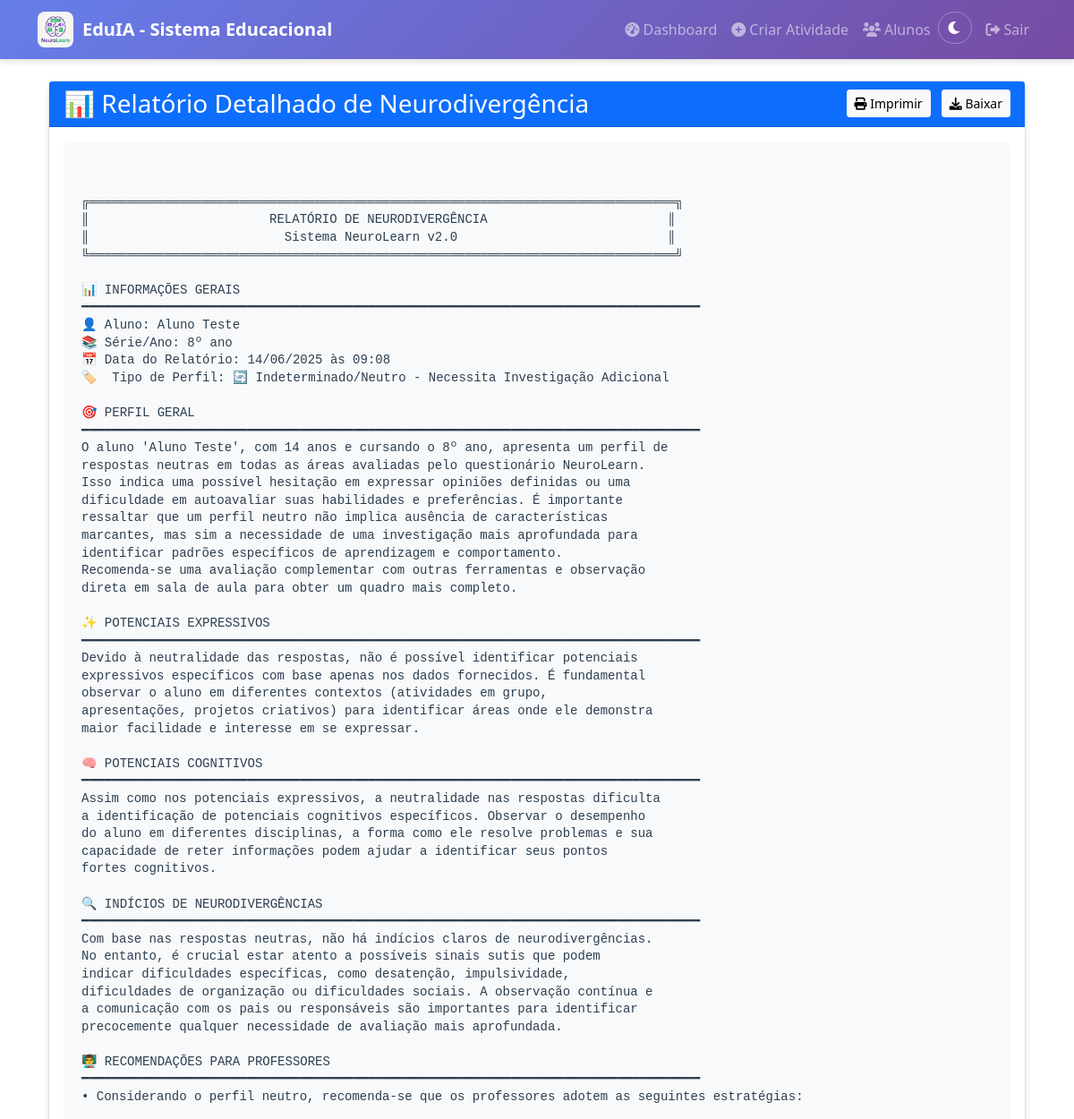
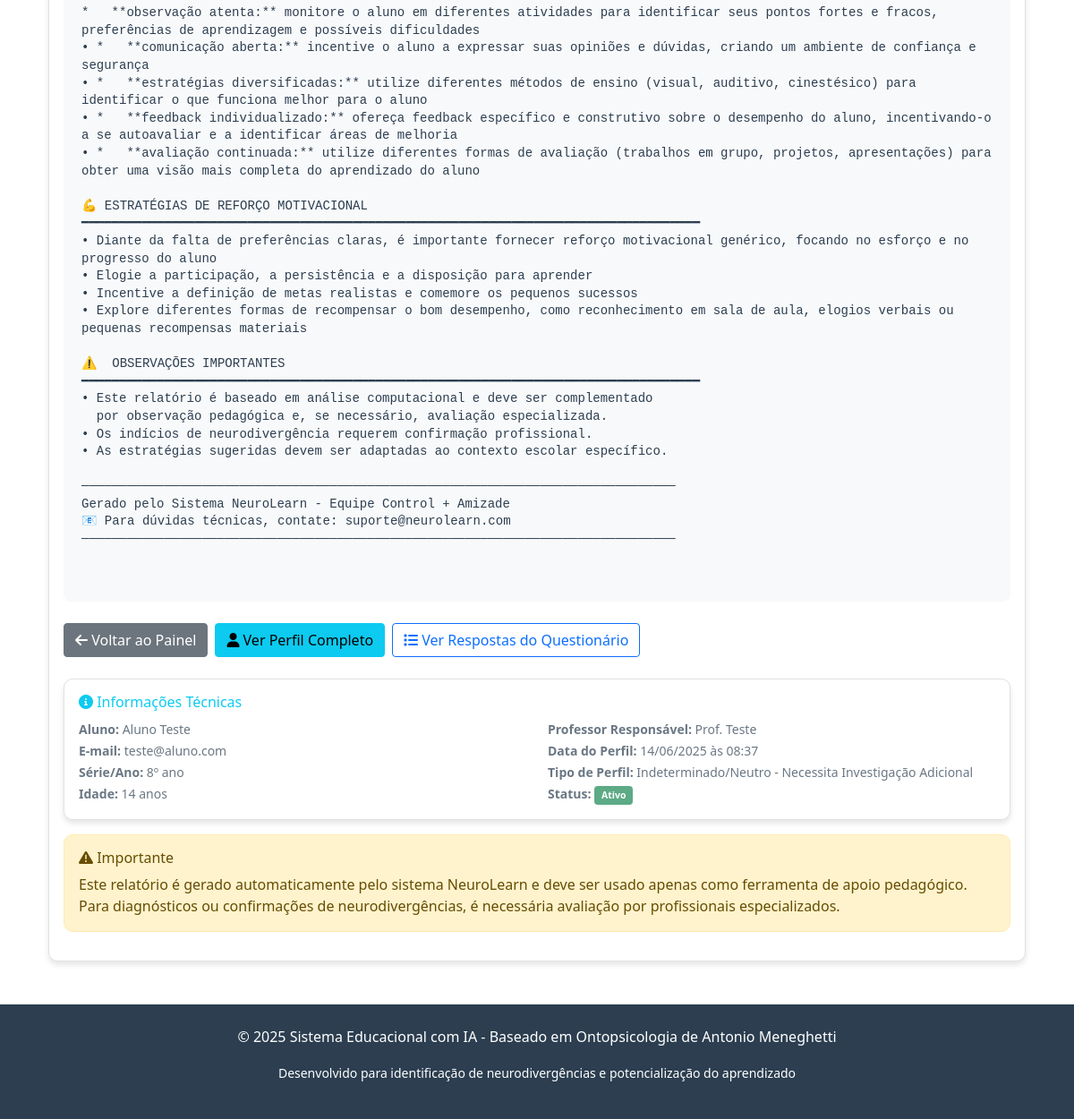
Screenshot of /relatorio-detalhado/3 (signed in) with the database file from the repository (2 pictures, top to bottom).
### app.py (models this page shows)
class Usuario(db.Model):
    id = db.Column(db.Integer, primary_key=True)
    nome = db.Column(db.String(100), nullable=False)
    email = db.Column(db.String(100), unique=True, nullable=False)
    senha_hash = db.Column(db.String(100), nullable=False)
    tipo = db.Column(db.String(20), nullable=False)  # 'professor' ou 'aluno'
    data_criacao = db.Column(db.DateTime, default=datetime.utcnow)

class Aluno(db.Model):
    id = db.Column(db.Integer, primary_key=True)
    usuario_id = db.Column(db.Integer, db.ForeignKey('usuario.id'), nullable=False)
    email_escola = db.Column(db.String(100))  # ID da escola ou email escolar
    serie_ano = db.Column(db.String(20), nullable=False)
    professor_responsavel = db.Column(db.String(100), nullable=False)
    idade = db.Column(db.Integer, nullable=False)
    questionario_completo = db.Column(db.Boolean, default=False)
    perfil_gerado = db.Column(db.Boolean, default=False)
    observacoes = db.Column(db.Text)
    usuario = db.relationship('Usuario', backref=db.backref('aluno_perfil', uselist=False))

class PerfilAprendizagem(db.Model):
    id = db.Column(db.Integer, primary_key=True)
    aluno_id = db.Column(db.Integer, db.ForeignKey('aluno.id'), nullable=False, unique=True)
    perfil_geral = db.Column(db.Text)
    potenciais_expressivos = db.Column(db.Text)
    potenciais_cognitivos = db.Column(db.Text)
    indicios_neurodivergencias = db.Column(db.Text)
    recomendacoes_professores = db.Column(db.Text)
    reforco_motivacional = db.Column(db.Text)
    tipo_perfil = db.Column(db.String(100))  # para filtros do professor
    data_geracao = db.Column(db.DateTime, default=datetime.utcnow)
    aluno = db.relationship('Aluno', backref=db.backref('perfil_aprendizagem', uselist=False))

### app.py (the view)
@app.route('/relatorio-detalhado/<int:aluno_id>')
def relatorio_detalhado(aluno_id):
    if 'usuario_id' not in session or session['tipo'] != 'professor':
        return redirect(url_for('login'))
    aluno = Aluno.query.get_or_404(aluno_id)
    perfil = PerfilAprendizagem.query.filter_by(aluno_id=aluno_id).first()
    if not perfil:
        return jsonify({'erro': 'Perfil não encontrado'}), 404
    perfil_json = {
        'perfil_geral': perfil.perfil_geral,
        'potenciais_expressivos': perfil.potenciais_expressivos,
        'potenciais_cognitivos': perfil.potenciais_cognitivos,
        'indicios_neurodivergencias': perfil.indicios_neurodivergencias,
        'recomendacoes_professores': perfil.recomendacoes_professores,
        'reforco_motivacional': perfil.reforco_motivacional,
        'tipo_perfil': perfil.tipo_perfil
    }
    filtro = FiltroRelatorioNeurodivergencia()
    relatorio_formatado = filtro.formatar_relatorio_detalhado(
        perfil_json,
        aluno.usuario.nome,
        aluno.serie_ano
    )
    return render_template('relatorio_detalhado.html',
                         aluno=aluno,
                         perfil=perfil,
                         relatorio_formatado=relatorio_formatado)

### filtro_relatorio_neurodivergencia.py (called while the page is built)
    def _obter_tipo_perfil_formatado(self, tipo_perfil: str) -> str:
        tipo_limpo = tipo_perfil.lower().strip()
        return self.tipos_perfil_map.get(tipo_limpo, f"🔄 {tipo_perfil.title()}")

    def _formatar_texto(self, texto: str) -> str:
        if not texto or texto.strip() == "":
            return "• Informação não disponível"
        linhas = texto.split('\n')
        texto_formatado = ""
        for linha in linhas:
            if len(linha) > 78:
                palavras = linha.split(' ')
                linha_atual = ""
                for palavra in palavras:
                    if len(linha_atual + palavra) > 78:
                        texto_formatado += linha_atual.strip() + "\n"
                        linha_atual = "  " + palavra + " "
                    else:
                        linha_atual += palavra + " "
                texto_formatado += linha_atual.strip() + "\n"
            else:
                texto_formatado += linha + "\n"
        return texto_formatado.strip()

    def _formatar_lista_estrategias(self, texto: str) -> str:
        if not texto or texto.strip() == "":
            return "• Nenhuma estratégia específica identificada"
        if '•' in texto or re.search(r'\d+\.', texto):
            return self._formatar_texto(texto)
        frases = re.split(r'[.;]', texto)
        estrategias = []
        for frase in frases:
            frase = frase.strip()
            if len(frase) > 10:  # Ignorar frases muito curtas
                estrategias.append(f"• {frase.capitalize()}")
        if estrategias:
            return "\n".join(estrategias)
        else:
            return f"• {texto}"

### templates/relatorio_detalhado.html (shortened to what this page needs)
{% extends "base.html" %}
{% block content %}
<div class="container mt-4">
    <div class="row">
        <div class="col-md-12">
            <div class="card">
                <div class="card-header bg-primary text-white d-flex justify-content-between align-items-center">
                    <h3 class="mb-0">
                        📊 Relatório Detalhado de Neurodivergência
                    </h3>
                    <div>
                        <button onclick="imprimirRelatorio()" class="btn btn-light btn-sm me-2">
                            <i class="fas fa-print"></i> Imprimir
                        </button>
                        <button onclick="baixarRelatorio()" class="btn btn-light btn-sm">
                            <i class="fas fa-download"></i> Baixar
                        </button>
                    </div>
                </div>
                <div class="card-body">
                    <div id="relatorio-formatado" class="font-monospace" style="background-color: #f8f9fa; padding: 20px; border-radius: 8px; white-space: pre-wrap; line-height: 1.4; font-size: 14px; overflow-x: auto;">
{{ relatorio_formatado }}
                    </div>
                    <div class="mt-4 d-flex gap-2">
                        <a href="{{ url_for('painel_professor') }}" class="btn btn-secondary">
                            <i class="fas fa-arrow-left"></i> Voltar ao Painel
                        </a>
                        <a href="{{ url_for('visualizar_perfil', aluno_id=aluno.id) }}" class="btn btn-info">
                            <i class="fas fa-user"></i> Ver Perfil Completo
                        </a>
                        <a href="{{ url_for('ver_respostas_questionario', aluno_id=aluno.id) }}" class="btn btn-outline-primary">
                            <i class="fas fa-list"></i> Ver Respostas do Questionário
                        </a>
                    </div>
                    <div class="mt-4">
                        <div class="card border-left-info">
                            <div class="card-body">
                                <h6 class="text-info">
                                    <i class="fas fa-info-circle"></i> Informações Técnicas
                                </h6>
                                <div class="row">
                                    <div class="col-md-6">
                                        <small class="text-muted">
                                            <strong>Aluno:</strong> {{ aluno.usuario.nome }}<br>
                                            <strong>E-mail:</strong> {{ aluno.usuario.email }}<br>
                                            <strong>Série/Ano:</strong> {{ aluno.serie_ano }}<br>
                                            <strong>Idade:</strong> {{ aluno.idade }} anos
                                        </small>
                                    </div>
                                    <div class="col-md-6">
                                        <small class="text-muted">
                                            <strong>Professor Responsável:</strong> {{ aluno.professor_responsavel }}<br>
                                            <strong>Data do Perfil:</strong> {{ perfil.data_geracao.strftime('%d/%m/%Y às %H:%M') if perfil.data_geracao else 'N/A' }}<br>
                                            <strong>Tipo de Perfil:</strong> {{ perfil.tipo_perfil or 'Não definido' }}<br>
                                            <strong>Status:</strong> <span class="badge bg-success">Ativo</span>
                                        </small>
                                    </div>
                                </div>
                            </div>
                        </div>
                    </div>
                    <div class="mt-3">
                        <div class="alert alert-warning" role="alert">
                            <h6 class="alert-heading">
                                <i class="fas fa-exclamation-triangle"></i> Importante
                            </h6>
                            <p class="mb-0">
                                Este relatório é gerado automaticamente pelo sistema NeuroLearn e deve ser usado apenas como ferramenta de apoio pedagógico.
                                Para diagnósticos ou confirmações de neurodivergências, é necessária avaliação por profissionais especializados.
                            </p>
                        </div>
                    </div>
                </div>
            </div>
        </div>
    </div>
</div>
{% endblock %}

### templates/base.html (style rules this page uses)
:root { --primary-color: #667eea; --secondary-color: #764ba2; --accent-color: #ffecd2; --text-color: #2c3e50; --bg-color: #ffffff; --card-bg: #ffffff; --navbar-bg: linear-gradient(135deg, #667eea 0%, #764ba2 100%); --footer-bg: #2c3e50; --border-color: #dee2e6; --shadow: 0 4px 6px rgba(0, 0, 0, 0.1); }
body { background-color: var(--bg-color); color: var(--text-color); transition: background-color 0.3s ease, color 0.3s ease; }
.card { background-color: var(--card-bg); border: 1px solid var(--border-color); box-shadow: var(--shadow); border-radius: 10px; transition: all 0.3s ease; }
.text-muted { color: var(--text-color) !important; opacity: 0.7; }
.alert { border-radius: 10px; }
.badge { font-size: 0.75em; padding: 0.5em 0.75em; }
.font-normal { font-size: 1rem; }

### rows the page displays
Usuario: usuario.nome "Aluno Teste", usuario.email "teste@aluno.com"
Aluno: serie_ano "8º ano", idade "14", professor_responsavel "Prof. Teste"
PerfilAprendizagem: data_geracao "14/06/2025 às 08:37", tipo_perfil "Indeterminado/Neutro - Necessita Investigação Adicional"
